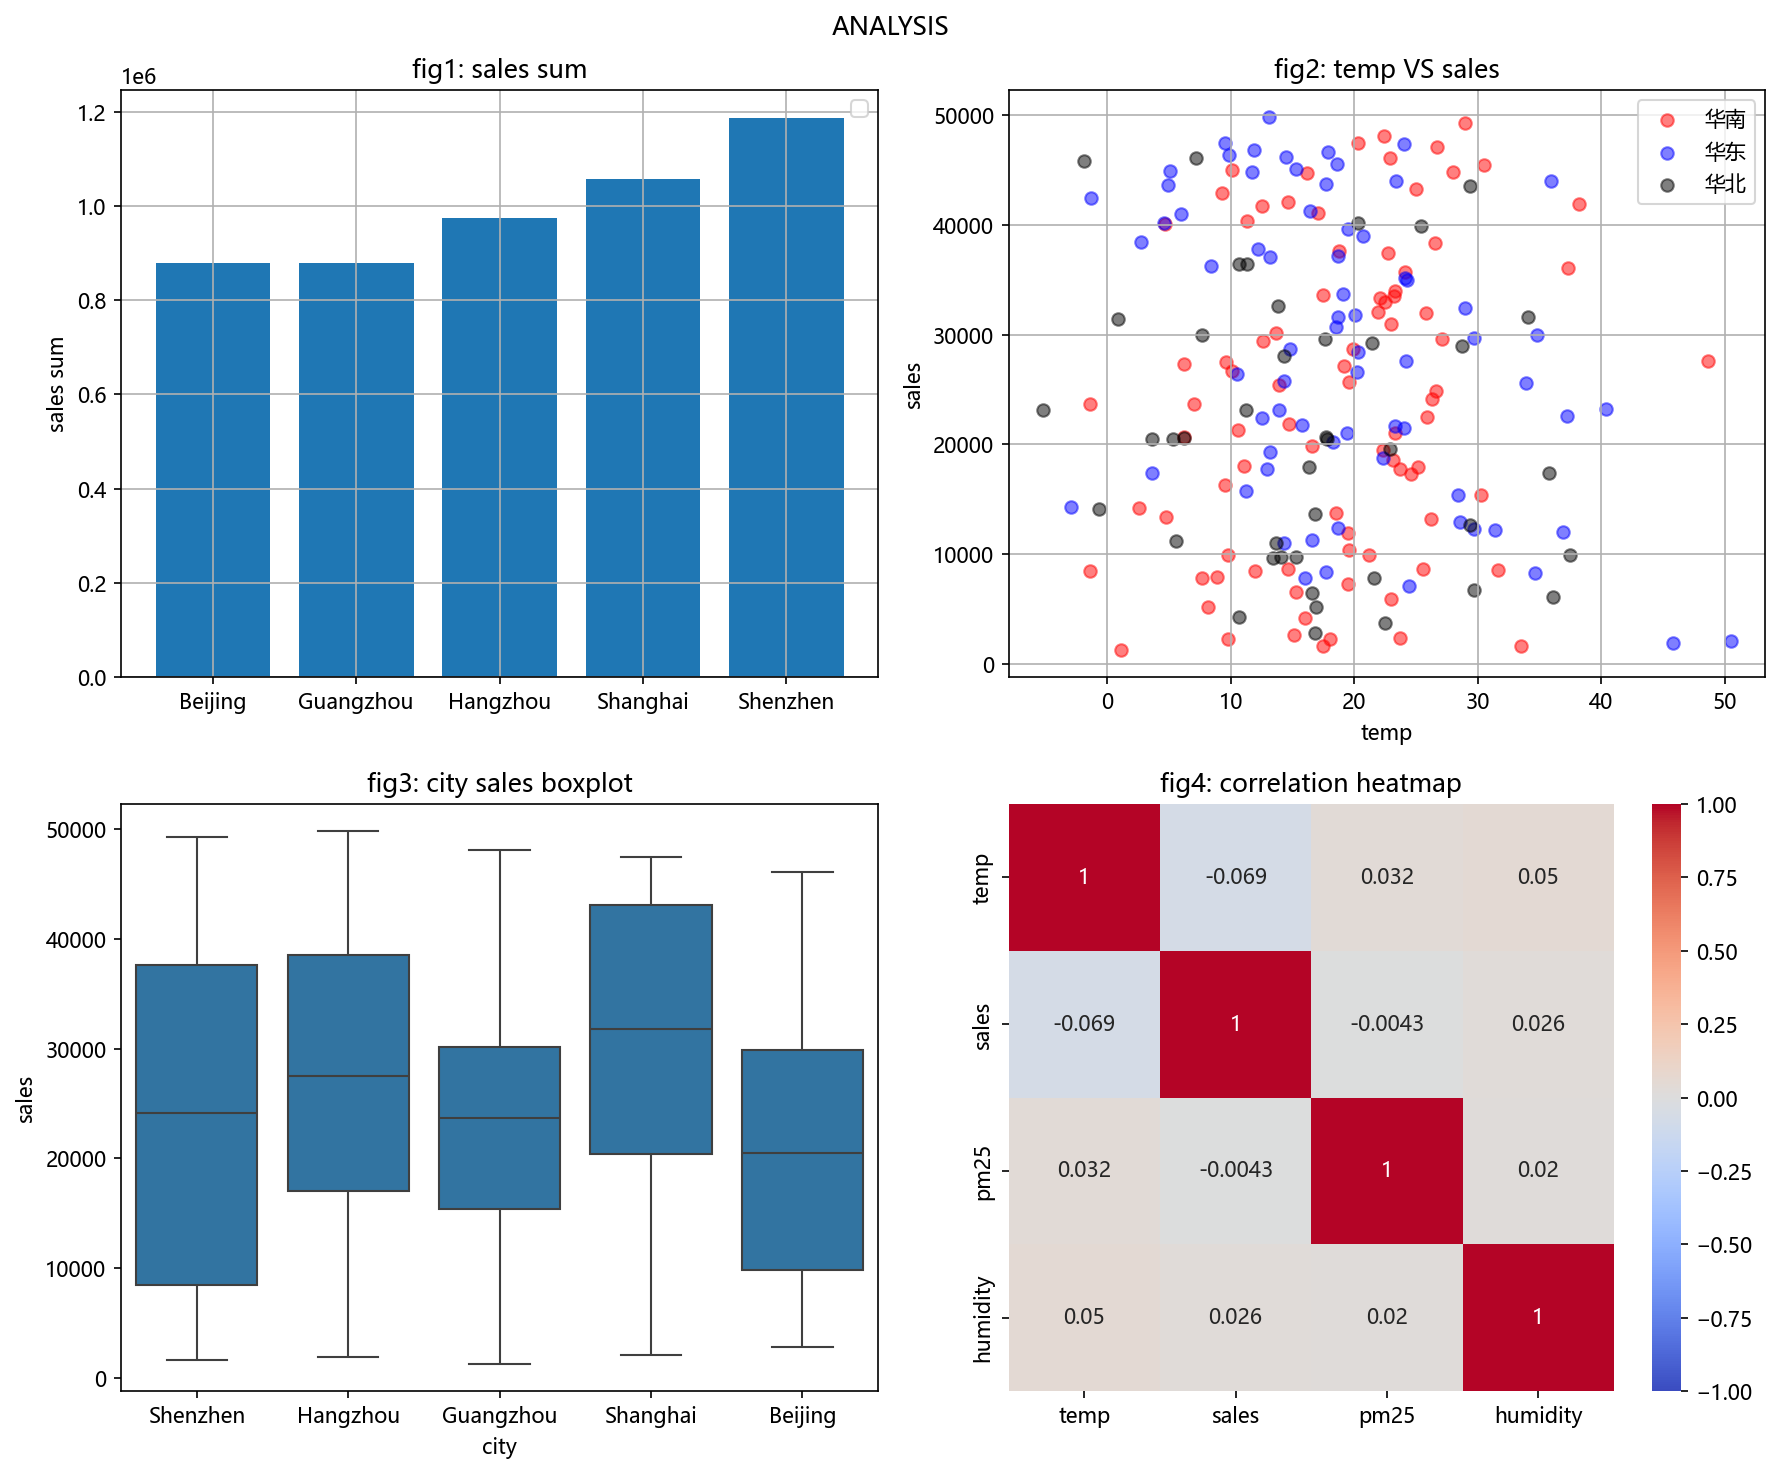

Here is the Python script that generated this plot:
import pandas as pd
import matplotlib.pyplot as plt
import seaborn as sns
plt.rcParams['font.sans-serif'] = ['Microsoft YaHei']
df = pd.read_csv('C:/Users/24077/ccws/py/sales_data.csv', encoding='utf-8-sig')
city=pd.read_csv('C:/Users/24077/ccws/py/city_info.csv',encoding='utf-8-sig' )
df2 = pd.merge(df, city, on='city', how='left')
df2.info()

df2['temp']=df2.groupby('city')['temp'].transform(lambda x: x.fillna(x.median()))
df2['pm25'] = df2.groupby('city')['pm25'].transform(lambda x: x.fillna(x.mean()))
df2.info()

df2['sales_per_capita']=df2['sales']/(df2['population']*10000)
df2['temp_zscore'] = (df2['temp'] - df2['temp'].mean()) / df2['temp'].std()
df2['is_high_sales']=df2['sales']>df2['sales'].median()
df2.info()

df3=df2.groupby('region').agg(sales_sum=('sales','sum'),temp_mean=('temp','mean'),
                              promo_rate=('promo','mean'),pm25_mean=('pm25','mean'))
df3=df3.sort_values('sales_sum',ascending=False)
print(df3.head())
df3.info()
sales_sum_c=df2.groupby('city')['sales'].sum()
print(sales_sum_c)
fig,axes =plt.subplots(2, 2, figsize=(12, 10))
axes[0,0].bar(sales_sum_c.index,sales_sum_c.values)
axes[0,0].set_ylabel('sales sum')
axes[0,0].set_title('fig1: sales sum')
axes[0,0].grid()
axes[0,0].legend()
print(df2['region'].unique())
dregion={'华南':'red','华东':'blue','华北':'black'}
for r in dregion.keys():
    dfsub=df2[df2['region']==r]
    axes[0,1].scatter(dfsub['temp'], dfsub['sales'],
                      color=dregion[r],label=r,alpha=0.5)
axes[0,1].set_title('fig2: temp VS sales')
axes[0,1].set_xlabel('temp')
axes[0,1].set_ylabel('sales')
axes[0,1].grid()
axes[0,1].legend()
sns.boxplot(data=df2, x='city', y='sales',ax=axes[1,0])
axes[1,0].set(xlabel='city')
axes[1,0].set_title('fig3: city sales boxplot')
cor=df2[['temp','sales','pm25','humidity']].corr()
sns.heatmap(cor, annot=True, cmap='coolwarm', vmin=-1, vmax=1,ax=axes[1,1])
axes[1,1].set_title('fig4: correlation heatmap')
fig.suptitle('ANALYSIS')
fig.tight_layout()
fig.savefig('week3pro.png', dpi=150, bbox_inches='tight', facecolor='none')
plt.show()

print("=== 分析结论 ===")
